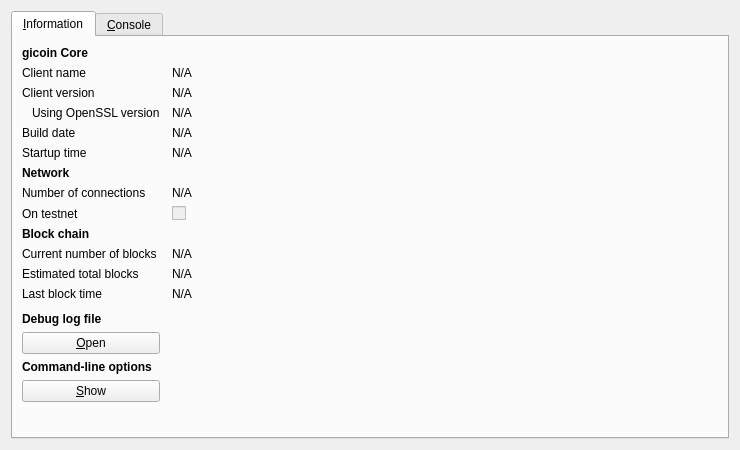
<?xml version="1.0" encoding="UTF-8"?>
<ui version="4.0">
 <class>RPCConsole</class>
 <widget class="QDialog" name="RPCConsole">
  <property name="geometry">
   <rect>
    <x>0</x>
    <y>0</y>
    <width>740</width>
    <height>450</height>
   </rect>
  </property>
  <property name="windowTitle">
   <string>gicoin - Debug window</string>
  </property>
  <layout class="QVBoxLayout" name="verticalLayout_2">
   <item>
    <widget class="QTabWidget" name="tabWidget">
     <property name="currentIndex">
      <number>0</number>
     </property>
     <widget class="QWidget" name="tab_info">
      <attribute name="title">
       <string>&amp;Information</string>
      </attribute>
      <layout class="QGridLayout" name="gridLayout" columnstretch="0,1">
       <property name="horizontalSpacing">
        <number>12</number>
       </property>
       <item row="0" column="0">
        <widget class="QLabel" name="label_9">
         <property name="font">
          <font>
           <weight>75</weight>
           <bold>true</bold>
          </font>
         </property>
         <property name="text">
          <string>gicoin Core</string>
         </property>
        </widget>
       </item>
       <item row="1" column="0">
        <widget class="QLabel" name="label_5">
         <property name="text">
          <string>Client name</string>
         </property>
        </widget>
       </item>
       <item row="1" column="1">
        <widget class="QLabel" name="clientName">
         <property name="cursor">
          <cursorShape>IBeamCursor</cursorShape>
         </property>
         <property name="text">
          <string>N/A</string>
         </property>
         <property name="textFormat">
          <enum>Qt::PlainText</enum>
         </property>
         <property name="textInteractionFlags">
          <set>Qt::LinksAccessibleByMouse|Qt::TextSelectableByKeyboard|Qt::TextSelectableByMouse</set>
         </property>
        </widget>
       </item>
       <item row="2" column="0">
        <widget class="QLabel" name="label_6">
         <property name="text">
          <string>Client version</string>
         </property>
        </widget>
       </item>
       <item row="2" column="1">
        <widget class="QLabel" name="clientVersion">
         <property name="cursor">
          <cursorShape>IBeamCursor</cursorShape>
         </property>
         <property name="text">
          <string>N/A</string>
         </property>
         <property name="textFormat">
          <enum>Qt::PlainText</enum>
         </property>
         <property name="textInteractionFlags">
          <set>Qt::LinksAccessibleByMouse|Qt::TextSelectableByKeyboard|Qt::TextSelectableByMouse</set>
         </property>
        </widget>
       </item>
       <item row="3" column="0">
        <widget class="QLabel" name="label_14">
         <property name="text">
          <string>Using OpenSSL version</string>
         </property>
         <property name="indent">
          <number>10</number>
         </property>
        </widget>
       </item>
       <item row="3" column="1">
        <widget class="QLabel" name="openSSLVersion">
         <property name="cursor">
          <cursorShape>IBeamCursor</cursorShape>
         </property>
         <property name="text">
          <string>N/A</string>
         </property>
         <property name="textFormat">
          <enum>Qt::PlainText</enum>
         </property>
         <property name="textInteractionFlags">
          <set>Qt::LinksAccessibleByMouse|Qt::TextSelectableByKeyboard|Qt::TextSelectableByMouse</set>
         </property>
        </widget>
       </item>
       <item row="4" column="0">
        <widget class="QLabel" name="label_12">
         <property name="text">
          <string>Build date</string>
         </property>
        </widget>
       </item>
       <item row="4" column="1">
        <widget class="QLabel" name="buildDate">
         <property name="cursor">
          <cursorShape>IBeamCursor</cursorShape>
         </property>
         <property name="text">
          <string>N/A</string>
         </property>
         <property name="textFormat">
          <enum>Qt::PlainText</enum>
         </property>
         <property name="textInteractionFlags">
          <set>Qt::LinksAccessibleByMouse|Qt::TextSelectableByKeyboard|Qt::TextSelectableByMouse</set>
         </property>
        </widget>
       </item>
       <item row="5" column="0">
        <widget class="QLabel" name="label_13">
         <property name="text">
          <string>Startup time</string>
         </property>
        </widget>
       </item>
       <item row="5" column="1">
        <widget class="QLabel" name="startupTime">
         <property name="cursor">
          <cursorShape>IBeamCursor</cursorShape>
         </property>
         <property name="text">
          <string>N/A</string>
         </property>
         <property name="textFormat">
          <enum>Qt::PlainText</enum>
         </property>
         <property name="textInteractionFlags">
          <set>Qt::LinksAccessibleByMouse|Qt::TextSelectableByKeyboard|Qt::TextSelectableByMouse</set>
         </property>
        </widget>
       </item>
       <item row="6" column="0">
        <widget class="QLabel" name="label_11">
         <property name="font">
          <font>
           <weight>75</weight>
           <bold>true</bold>
          </font>
         </property>
         <property name="text">
          <string>Network</string>
         </property>
        </widget>
       </item>
       <item row="7" column="0">
        <widget class="QLabel" name="label_7">
         <property name="text">
          <string>Number of connections</string>
         </property>
        </widget>
       </item>
       <item row="7" column="1">
        <widget class="QLabel" name="numberOfConnections">
         <property name="cursor">
          <cursorShape>IBeamCursor</cursorShape>
         </property>
         <property name="text">
          <string>N/A</string>
         </property>
         <property name="textFormat">
          <enum>Qt::PlainText</enum>
         </property>
         <property name="textInteractionFlags">
          <set>Qt::LinksAccessibleByMouse|Qt::TextSelectableByKeyboard|Qt::TextSelectableByMouse</set>
         </property>
        </widget>
       </item>
       <item row="8" column="0">
        <widget class="QLabel" name="label_8">
         <property name="text">
          <string>On testnet</string>
         </property>
        </widget>
       </item>
       <item row="8" column="1">
        <widget class="QCheckBox" name="isTestNet">
         <property name="enabled">
          <bool>false</bool>
         </property>
         <property name="text">
          <string/>
         </property>
        </widget>
       </item>
       <item row="9" column="0">
        <widget class="QLabel" name="label_10">
         <property name="font">
          <font>
           <weight>75</weight>
           <bold>true</bold>
          </font>
         </property>
         <property name="text">
          <string>Block chain</string>
         </property>
        </widget>
       </item>
       <item row="10" column="0">
        <widget class="QLabel" name="label_3">
         <property name="text">
          <string>Current number of blocks</string>
         </property>
        </widget>
       </item>
       <item row="10" column="1">
        <widget class="QLabel" name="numberOfBlocks">
         <property name="cursor">
          <cursorShape>IBeamCursor</cursorShape>
         </property>
         <property name="text">
          <string>N/A</string>
         </property>
         <property name="textFormat">
          <enum>Qt::PlainText</enum>
         </property>
         <property name="textInteractionFlags">
          <set>Qt::LinksAccessibleByMouse|Qt::TextSelectableByKeyboard|Qt::TextSelectableByMouse</set>
         </property>
        </widget>
       </item>
       <item row="11" column="0">
        <widget class="QLabel" name="label_4">
         <property name="text">
          <string>Estimated total blocks</string>
         </property>
        </widget>
       </item>
       <item row="11" column="1">
        <widget class="QLabel" name="totalBlocks">
         <property name="cursor">
          <cursorShape>IBeamCursor</cursorShape>
         </property>
         <property name="text">
          <string>N/A</string>
         </property>
         <property name="textFormat">
          <enum>Qt::PlainText</enum>
         </property>
         <property name="textInteractionFlags">
          <set>Qt::LinksAccessibleByMouse|Qt::TextSelectableByKeyboard|Qt::TextSelectableByMouse</set>
         </property>
        </widget>
       </item>
       <item row="12" column="0">
        <widget class="QLabel" name="label_2">
         <property name="text">
          <string>Last block time</string>
         </property>
        </widget>
       </item>
       <item row="12" column="1">
        <widget class="QLabel" name="lastBlockTime">
         <property name="cursor">
          <cursorShape>IBeamCursor</cursorShape>
         </property>
         <property name="text">
          <string>N/A</string>
         </property>
         <property name="textFormat">
          <enum>Qt::PlainText</enum>
         </property>
         <property name="textInteractionFlags">
          <set>Qt::LinksAccessibleByMouse|Qt::TextSelectableByKeyboard|Qt::TextSelectableByMouse</set>
         </property>
        </widget>
       </item>
       <item row="13" column="0">
        <spacer name="verticalSpacer_2">
         <property name="orientation">
          <enum>Qt::Vertical</enum>
         </property>
         <property name="sizeHint" stdset="0">
          <size>
           <width>20</width>
           <height>20</height>
          </size>
         </property>
        </spacer>
       </item>
       <item row="14" column="0">
        <widget class="QLabel" name="labelDebugLogfile">
         <property name="font">
          <font>
           <weight>75</weight>
           <bold>true</bold>
          </font>
         </property>
         <property name="text">
          <string>Debug log file</string>
         </property>
        </widget>
       </item>
       <item row="15" column="0">
        <widget class="QPushButton" name="openDebugLogfileButton">
         <property name="toolTip">
          <string>Open the gicoin debug log file from the current data directory. This can take a few seconds for large log files.</string>
         </property>
         <property name="text">
          <string>&amp;Open</string>
         </property>
         <property name="autoDefault">
          <bool>false</bool>
         </property>
        </widget>
       </item>
       <item row="16" column="0">
        <widget class="QLabel" name="labelCLOptions">
         <property name="font">
          <font>
           <weight>75</weight>
           <bold>true</bold>
          </font>
         </property>
         <property name="text">
          <string>Command-line options</string>
         </property>
        </widget>
       </item>
       <item row="17" column="0">
        <widget class="QPushButton" name="showCLOptionsButton">
         <property name="toolTip">
          <string>Show the gicoin-Qt help message to get a list with possible gicoin command-line options.</string>
         </property>
         <property name="text">
          <string>&amp;Show</string>
         </property>
         <property name="autoDefault">
          <bool>false</bool>
         </property>
        </widget>
       </item>
       <item row="18" column="0">
        <spacer name="verticalSpacer">
         <property name="orientation">
          <enum>Qt::Vertical</enum>
         </property>
         <property name="sizeHint" stdset="0">
          <size>
           <width>20</width>
           <height>40</height>
          </size>
         </property>
        </spacer>
       </item>
      </layout>
     </widget>
     <widget class="QWidget" name="tab_console">
      <attribute name="title">
       <string>&amp;Console</string>
      </attribute>
      <layout class="QVBoxLayout" name="verticalLayout_3">
       <property name="spacing">
        <number>3</number>
       </property>
       <item>
        <widget class="QTextEdit" name="messagesWidget">
         <property name="minimumSize">
          <size>
           <width>0</width>
           <height>100</height>
          </size>
         </property>
         <property name="readOnly">
          <bool>true</bool>
         </property>
         <property name="tabKeyNavigation" stdset="0">
          <bool>false</bool>
         </property>
         <property name="columnCount" stdset="0">
          <number>2</number>
         </property>
        </widget>
       </item>
       <item>
        <layout class="QHBoxLayout" name="horizontalLayout">
         <property name="spacing">
          <number>3</number>
         </property>
         <item>
          <widget class="QLabel" name="label">
           <property name="text">
            <string notr="true">&gt;</string>
           </property>
          </widget>
         </item>
         <item>
          <widget class="QLineEdit" name="lineEdit"/>
         </item>
         <item>
          <widget class="QPushButton" name="clearButton">
           <property name="maximumSize">
            <size>
             <width>24</width>
             <height>24</height>
            </size>
           </property>
           <property name="toolTip">
            <string>Clear console</string>
           </property>
           <property name="text">
            <string/>
           </property>
           <property name="icon">
            <iconset resource="../bitcoin.qrc">
             <normaloff>:/icons/remove</normaloff>:/icons/remove</iconset>
           </property>
           <property name="shortcut">
            <string notr="true">Ctrl+L</string>
           </property>
           <property name="autoDefault">
            <bool>false</bool>
           </property>
          </widget>
         </item>
        </layout>
       </item>
      </layout>
     </widget>
    </widget>
   </item>
  </layout>
 </widget>
 <resources>
  <include location="../bitcoin.qrc"/>
 </resources>
 <connections/>
</ui>
